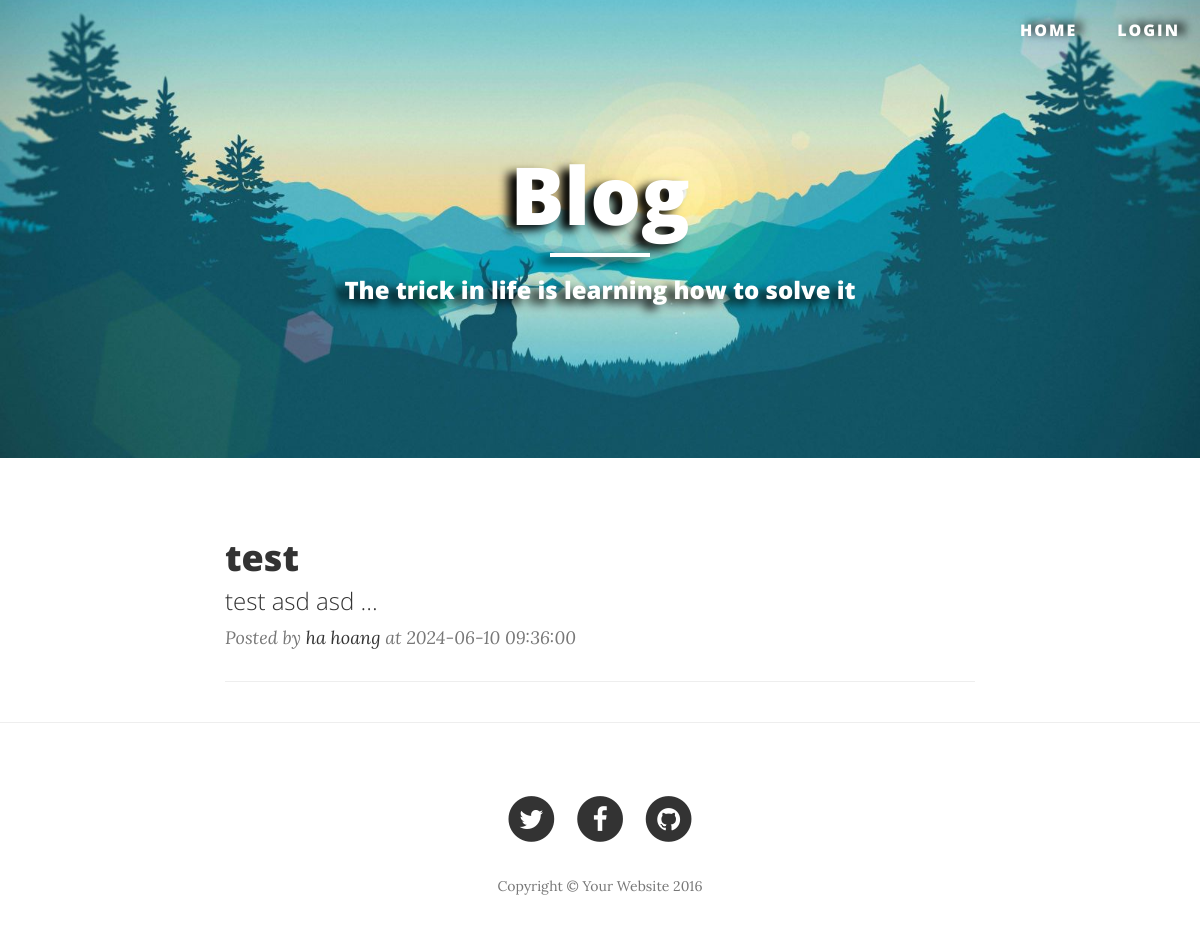
Before: / with the older database file.
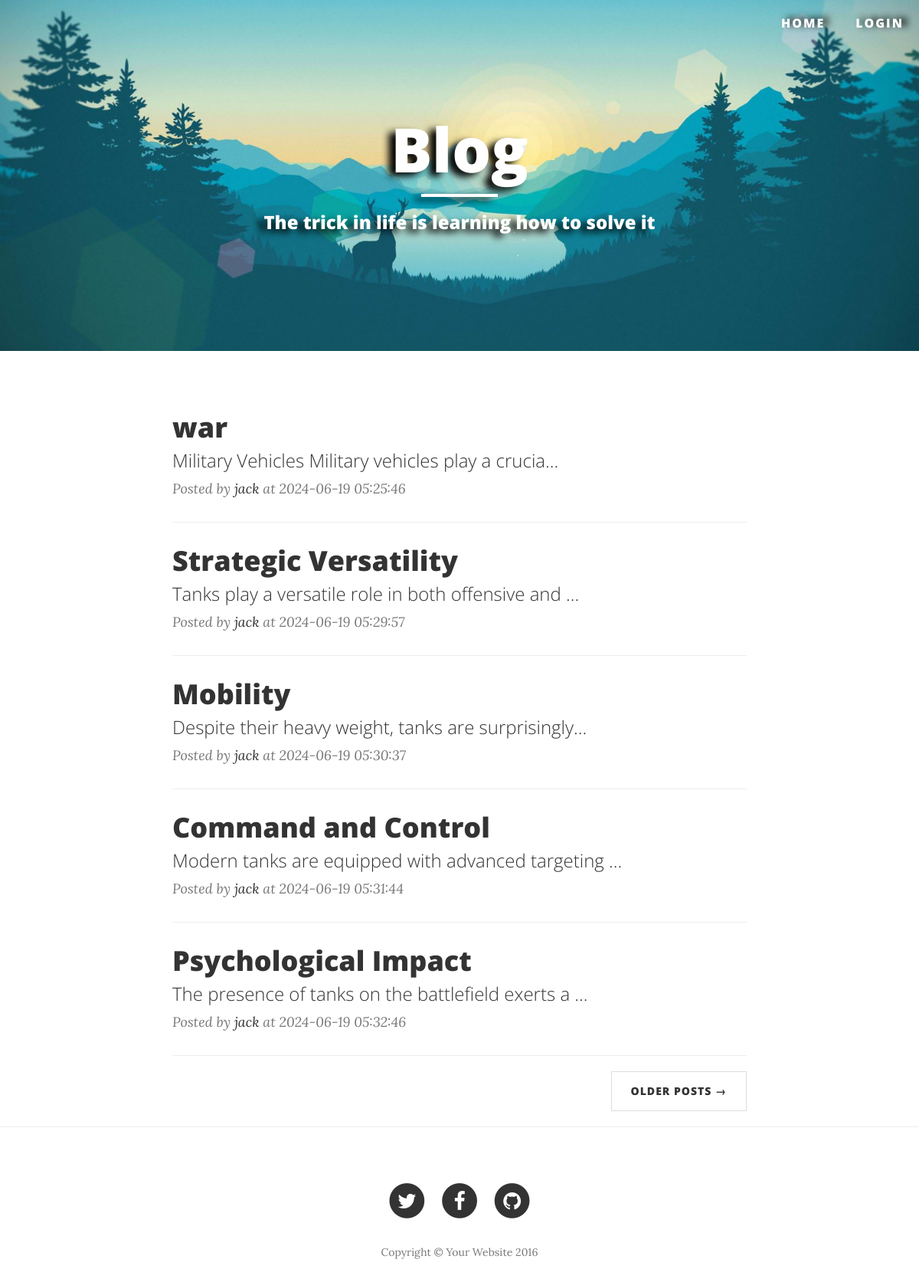
After: the same page with the newer database file.
### tables this page shows
CREATE TABLE `posts` (
  `id` int NOT NULL,
  `author_id` int NOT NULL,
  `title` varchar(100) NOT NULL,
  `content` longtext NOT NULL,
  `image` varchar(255) DEFAULT NULL,
  `status` varchar(50) DEFAULT NULL,
  `created_at` timestamp NOT NULL DEFAULT CURRENT_TIMESTAMP,
  `updated_at` timestamp NOT NULL DEFAULT CURRENT_TIMESTAMP ON UPDATE CURRENT_TIMESTAMP
);

CREATE TABLE `users` (
  `id` int NOT NULL,
  `full_name` varchar(255) NOT NULL,
  `address` varchar(255) NOT NULL,
  `age` int NOT NULL,
  `sex` varchar(10) NOT NULL,
  `phone_number` varchar(255) NOT NULL,
  `email` varchar(50) NOT NULL,
  `role` varchar(50) DEFAULT NULL,
  `status` varchar(50) DEFAULT NULL,
  `created_at` timestamp NOT NULL DEFAULT CURRENT_TIMESTAMP,
  `updated_at` timestamp NOT NULL DEFAULT CURRENT_TIMESTAMP ON UPDATE CURRENT_TIMESTAMP
);

### model/blogs.php (called while the page is built, shortened)
<?php
class Blogs {
    private $pdo;
    public function __construct(
        $pdo,
        $id = null,
        $author_id = null,
        $title = null,
        $content = null,
        $image = [],
        $status = null,
        $image_path = null,
        $directory_file_call = null,
        $updated_at = null
    ){
        $this->pdo = $pdo;
    }
    public function filterByAttributes($filters) {
        try{
            $query = self::BASE_QUERY;
            foreach($filters as $filter){
                $query .= $filter[0] ." ". $filter[1] ." ". $filter[2] ." ". $filter[3];
            }
            $stmt = $this->pdo->prepare($query);
            $stmt->execute();
            return $stmt->fetchAll(PDO::FETCH_ASSOC);
        } catch (PDOException $e) {
            throw new exception('Cannot get posts with filters '.  $e->getMessage());
        }
    }
}

### index.php (the view, shortened to what this page needs)
<?php
include_once "model/blogs.php";
$results = [];
$default_number_posts = 5;
$total_page = 1;
try {
    $page = $_GET['page'] ?? 1;
    $start = ($page - 1) * $default_number_posts;
    $end = $page * $default_number_posts;
    $pdo = new Database();
    $pdo->setAttribute(PDO::ATTR_EMULATE_PREPARES, false);
    $pdo->setAttribute(PDO::ATTR_ERRMODE, PDO::ERRMODE_EXCEPTION);
    $posts = new Blogs($pdo);
    $results = $posts->filterByAttributes([[
        Blogs::TABLE.".".Blogs::STATUS,
        "=",
        "'".Blogs::STATUS_ACTIVE."'",
        null
    ]]);
    $total_page = floor(count($results) / $default_number_posts);
    $total_page = (count($results) % $default_number_posts) == 0 ? $total_page : $total_page + 1;
} catch (Exception $e) {
    $error = 'Can not get post information: '.  $e->getMessage();
}
?>
<!DOCTYPE html>
<html lang="en">
<head>
    <link href="view/resource/vendor/bootstrap/css/bootstrap.min.css" rel="stylesheet">
    <link href="view/resource/css/clean-blog.css" rel="stylesheet">
    <link href="view/resource/vendor/font-awesome/css/font-awesome.min.css" rel="stylesheet" type="text/css">
</head>
<body>
<?php include_once 'view/header.php'?>
<header class="intro-header">
    <div class="container">
        <div class="row">
            <div class="col-lg-8 col-lg-offset-2 col-md-10 col-md-offset-1">
                <div class="site-heading">
                    <h1>Blog</h1>
                    <hr class="small">
                    <span class="subheading">The trick in life is learning how to solve it</span>
                </div>
            </div>
        </div>
    </div>
</header>
<div class="container">
    <div class="row">
        <div class="col-lg-8 col-lg-offset-2 col-md-10 col-md-offset-1">
            <?php
            if(!empty($results)){
                foreach ($results as $key => $result){
                    if($key > $end){
                        break;
                    }
                    if( $start <= $key && $key < $end) {
                        if (strlen($result['content']) > 50) {
                            $shortDes = substr($result['content'], 0, 50) . "...";
                        } else {
                            $shortDes = $result['content'];
                        }
                        echo "
                        <div class='post-preview'>
                            <a href='view/posts/post.php?id=" . $result['id'] . "'>
                                <h2 class='post-title'>
                                    " . $result['title'] . "
                                </h2>
                                <h3 class='post-subtitle'>
                                    " . $shortDes . "
                                </h3>
                            </a>
                            <p class='post-meta'>Posted by <a href='view/posts/list_by_author.php?author_id=" . $result['author_id'] . "'>" . $result['full_name'] . "</a> at " . $result['updated_at'] . "</p>
                                </div>
                        <hr> ";
                    }
                }
            }
            ?>
            <ul class="pager">
                <?php
                if ($total_page > $page){
                    echo '<li class="next"><a href="/blog/?page=' . ($page + 1) . '">Older Posts &rarr;</a> </li>';
                }
                ?>
            </ul>
        </div>
    </div>
</div>
<hr>
<footer>
    <div class="container">
        <div class="row">
            <div class="col-lg-8 col-lg-offset-2 col-md-10 col-md-offset-1">
                <ul class="list-inline text-center">
                    <li>
                        <a href="#">
                                <span class="fa-stack fa-lg">
                                    <i class="fa fa-circle fa-stack-2x"></i>
                                    <i class="fa fa-twitter fa-stack-1x fa-inverse"></i>
                                </span>
                        </a>
                    </li>
                    <li>
                        <a href="#">
                                <span class="fa-stack fa-lg">
                                    <i class="fa fa-circle fa-stack-2x"></i>
                                    <i class="fa fa-facebook fa-stack-1x fa-inverse"></i>
                                </span>
                        </a>
                    </li>
                    <li>
                        <a href="#">
                                <span class="fa-stack fa-lg">
                                    <i class="fa fa-circle fa-stack-2x"></i>
                                    <i class="fa fa-github fa-stack-1x fa-inverse"></i>
                                </span>
                        </a>
                    </li>
                </ul>
                <p class="copyright text-muted">Copyright &copy; Your Website 2016</p>
            </div>
        </div>
    </div>
</footer>
</body>
</html>

### view/header.php (shortened to what this page needs)
<?php
echo '
<nav class="navbar navbar-default navbar-custom navbar-fixed-top">
    <div class="container-fluid">
        <div class="collapse navbar-collapse" id="bs-example-navbar-collapse-1">
            <ul class="nav navbar-nav navbar-right">
                <li>
                    <a href="/blog">Home</a>
                </li>';
                if (isset($_SESSION['user']['login'])) {
                    echo "
                            <li class='dropdown'>
                                <a class='dropbtn'> Welcome ".$_SESSION['user']['name']. "</a>
                                <div class='dropdown-content'>
                                    <a class='dropdown_item-1' href='/blog/view/user/detail.php?id=".$_SESSION['user']['user_id']."'>Account</a>
                                    <a class='dropdown_item-2' href='/blog/view/posts/list.php'>My Posts</a>
                                    <a class='dropdown_item-2' href='/blog/view/posts/create.php'>Create Post</a>
                                    <a class='dropdown_item-3' href='/blog/controller/user/logout.php'>Logout</a>
                                </div>
                            </li>";
                }else{
                    echo "<li><a href='/blog/view/login.php'>Login</a></li>";
                }
                echo '
            </ul>
        </div>
    </div>
</nav>
';

### view/resource/css/clean-blog.css (style rules this page uses)
body { font-family: 'Lora', 'Times New Roman', serif; font-size: 20px; color: #333333; }
p { line-height: 1.5; margin: 30px 0; }
p a { text-decoration: underline; }
h1, h2, h3, h4, h5, h6 { font-family: 'Open Sans', 'Helvetica Neue', Helvetica, Arial, sans-serif; font-weight: 800; }
a { color: #333333; }
hr.small { max-width: 100px; margin: 15px auto; border-width: 4px; border-color: white; }
.navbar-custom { position: absolute; top: 0; left: 0; width: 100%; z-index: 3; font-family: 'Open Sans', 'Helvetica Neue', Helvetica, Arial, sans-serif; }
.navbar-custom .nav li a { text-transform: uppercase; font-size: 16px; font-weight: 1000; letter-spacing: 2px; filter: drop-shadow(7px -2px 5px black); }
@media only screen and (min-width: 768px) { .navbar-custom { background: transparent; border-bottom: 1px solid transparent; } }
@media only screen and (min-width: 768px) { .navbar-custom .nav li a { color: white; padding: 20px; } }
@media only screen and (min-width: 1170px) { .navbar-custom { -webkit-transition: background-color 0.3s; -moz-transition: background-color 0.3s; transition: background-color 0.3s; -webkit-transform: translate3d(0, 0, 0); -moz-transform: translate3d(0, 0, 0); -ms-transform: translate3d(0, 0, 0); -o-transform: translate3d(0, 0, 0); transform: translate3d(0, 0, 0); -webkit-backface-visibility: hidden; backface-visibility: hidden; } }
.intro-header { -webkit-background-size: cover; -moz-background-size: cover; -o-background-size: cover; margin-bottom: 50px; content: ""; position: relative; top: 0; left: 0; width: 100%; height: 100%; background-image: url("../img/background.jpg"); background-position: center 80%; background-size: cover; }
.intro-header .site-heading, .intro-header .post-heading, .intro-header .page-heading { filter: drop-shadow(-9px 5px 5px black); padding: 100px 0 50px; color: white; }
@media only screen and (min-width: 768px) { .intro-header .site-heading, .intro-header .post-heading, .intro-header .page-heading { padding: 150px 0; } }
.intro-header .site-heading, .intro-header .page-heading { text-align: center; }
.intro-header .site-heading h1, .intro-header .page-heading h1 { margin-top: 0; font-size: 50px; }
.intro-header .site-heading .subheading, .intro-header .page-heading .subheading { font-size: 24px; line-height: 1.5; display: block; font-family: 'Open Sans', 'Helvetica Neue', Helvetica, Arial, sans-serif; font-weight: 1000; margin: 10px 0 0; }
@media only screen and (min-width: 768px) { .intro-header .site-heading h1, .intro-header .page-heading h1 { font-size: 80px; } }
.post-preview > a { color: #333333; }
.post-preview > a > .post-title { font-size: 30px; margin-top: 30px; margin-bottom: 10px; }
.post-preview > a > .post-subtitle { margin: 0; font-weight: 300; margin-bottom: 10px; }
.post-preview > .post-meta { color: #777777; font-size: 18px; font-style: italic; margin-top: 0; }
.post-preview > .post-meta > a { text-decoration: none; color: #333333; }
@media only screen and (min-width: 768px) { .post-preview > a > .post-title { font-size: 36px; } }
footer { padding: 50px 0 65px; }
footer .list-inline { margin: 0; padding: 0; }
footer .copyright { font-size: 14px; text-align: center; margin-bottom: 0; }
.pager { margin: 20px 0 0; }
.pager li > a, .pager li > span { font-family: 'Open Sans', 'Helvetica Neue', Helvetica, Arial, sans-serif; text-transform: uppercase; font-size: 14px; font-weight: 800; letter-spacing: 1px; padding: 15px 25px; background-color: white; border-radius: 0; }
body { -webkit-tap-highlight-color: #0085A1; }
.container { position: relative; }

Changed rows visible on the page:
removed posts: title "test", content "test asd asd ...", author.full_name "ha hoang", updated_at "2024-06-10 09:36:00"
added posts: title "war", content "Military Vehicles Military vehicles play a crucia...", author.full_name "jack", updated_at "2024-06-19 05:25:46"
added posts: title "Strategic Versatility", content "Tanks play a versatile role in both offensive and ...", author.full_name "jack", updated_at "2024-06-19 05:29:57"
added posts: title "Mobility", content "Despite their heavy weight, tanks are surprisingly...", author.full_name "jack", updated_at "2024-06-19 05:30:37"
added posts: title "Command and Control", content "Modern tanks are equipped with advanced targeting ...", author.full_name "jack", updated_at "2024-06-19 05:31:44"
added posts: title "Psychological Impact", content "The presence of tanks on the battlefield exerts a ...", author.full_name "jack", updated_at "2024-06-19 05:32:46"
Other visible differences:
text now shown: "OLDER POSTS →"
